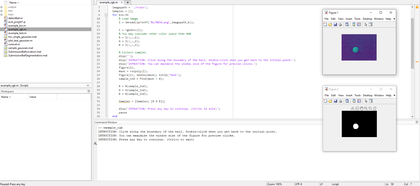
%> input picture images/example_rgb1.png, 420 x 186 px, shrunk from 1917 x 848 before the run
$ octave --eval "result = detectBall(imread('images/example_rgb1.png'));"   (GNU Octave 9; MATLAB toolbox functions it lacks are replaced by stand-ins)
%> lines starting %> are read from the running program, lines starting %| are printed output that depends on the picture; in (x1, y1, x2, y2) boxes, pixels count from 0 and x2, y2 are one past the last pixel; in counts of white or black regions, pixels touching at a corner belong together; the program's own positions count from 1
% Robotics: Estimation and Learning
%
%
% Complete this function following the instruction.
function [segI, loc] = detectBall(I)
% function [segI, loc] = detectBall(I)
%
% INPUT
% I       120x160x3 numerial array
%
% OUTPUT
% segI    120x160 numeric array
% loc     1x2 or 2x1 numeric array


%%%%%%%%%%%%%%%%%%%%%%%%%%%%%%%%%%%%%%%%%%
% Hard code your learned model parameters here
%
 mu = [148.4140 144.0171 62.4389];
 sig = [208.4049 133.1187 3754.4475];
 thre = 0.2e-5;


%%%%%%%%%%%%%%%%%%%%%%%%%%%%%%%%%%%%%%%%%%
% Find ball-color pixels using your model

[mrows,mcols,D]=size(I);
%> mrows = 186; mcols = 420; D = 3
mask= zeros(mrows,mcols);
prob_den=[];
for i=1:mrows
    for j=1:mcols
        prob_den(i,j)=mvnpdf(double([I(i,j,1),I(i,j,2),I(i,j,3)]),mu,sig);
        if prob_den(i,j)>thre
            mask(i,j)=1;
        end
    end
end
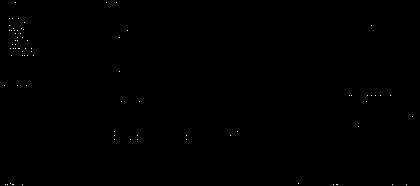
%> mask: size 186x420 double; values 0 (black) and 1 (white), 0.1% white in thin lines or dots
figure,surf(prob_den);
%%%%%%%%%%%%%%%%%%%%%%%%%%%%%%%%%%%%%%%%%%
% Do more processing to segment out the right cluster of pixels.
% You may use the following functions.
%   bwconncomp
%   regionprops
% Please see example_bw.m if you need an example code.
segI=false(mrows,mcols)
CC=bwconncomp(mask);
%> CC = 76 connected components
numPixels= cellfun(@numel,CC.PixelIdxList);
%> numPixels = 76 values, max 2 at index 13, min 1 at index 1, mean 1.04
[biggest,idx]= max(numPixels);
%> biggest = 2; idx = 13

%%%%%%%%%%%%%%%%%%%%%%%%%%%%%%%%%%%%%%%%%%
% Compute the location of the ball center
%

segI(CC.PixelIdxList{idx}) = true;
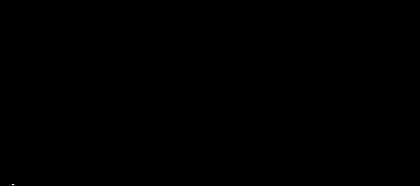
%> segI: size 186x420 logical; 0% white in thin lines or dots, all inside (x1, y1, x2, y2) = (12, 184, 14, 185)
S = regionprops(CC,'Centroid')
%> S = 76 regions; first 5, Centroid: [5 86], [6 185], [8 185], [10 19], [10 26]
loc = S(idx).Centroid;
%> loc = [13.5 185]
%> `result = detectBall(imread('images/example_rgb1.png'));`:
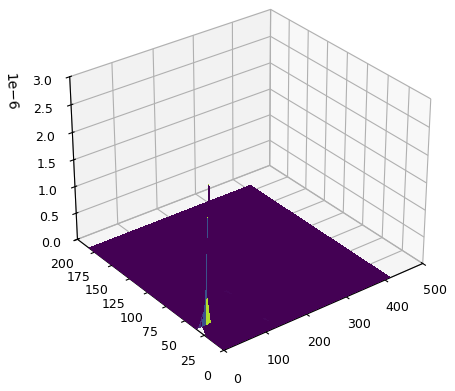
%> figure redrawn from the program's plot data
%
% Note: In this assigment, the center of the segmented ball area will be considered.

end

$ run again, on images/example_rgb10.png
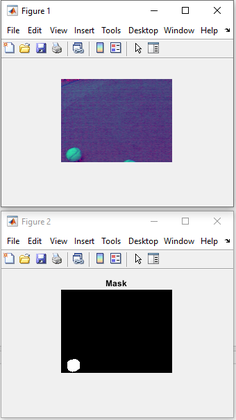
%> input picture images/example_rgb10.png, 236 x 420 px, shrunk from 340 x 606 before the run
%> CC = 54 connected components
%> numPixels = 54 values, max 147 at index 54, min 1 at index 1, mean 4.24
%> biggest = 147; idx = 54
%> segI: size 420x236 logical; 0.15% white in thin lines or dots, all inside (x1, y1, x2, y2) = (233, 58, 234, 205)
%> S = 54 regions; first 5, Centroid: [2 207], [25 264], [24 8], [27 53], [29 53]
%> loc = [234 132]
%> `result = detectBall(imread('images/example_rgb1.png'));`:
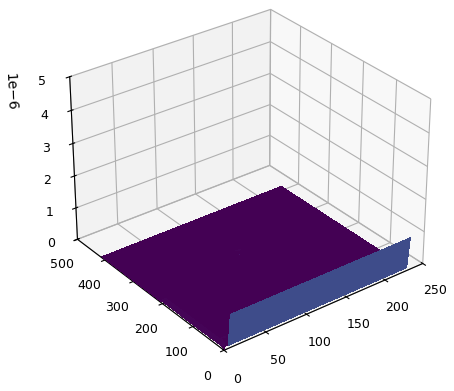
%> figure redrawn from the program's plot data
